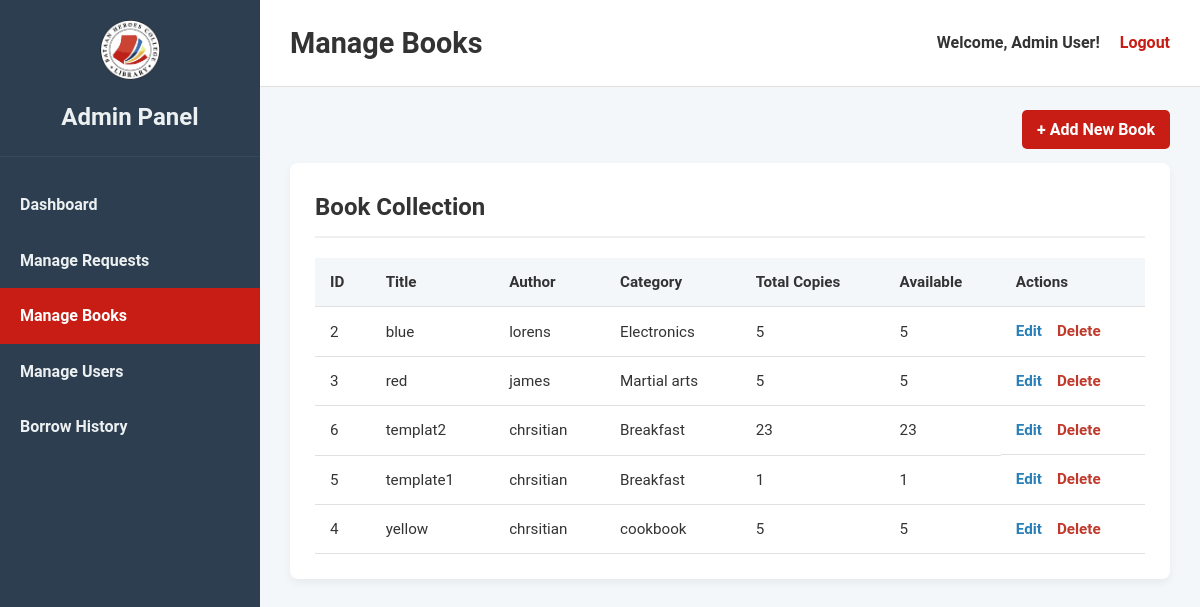
Page /frontend/manage_books.php (signed in) on the committed database.
### tables this page shows
CREATE TABLE `books` (
  `book_id` int(11) NOT NULL,
  `book_name` varchar(255) NOT NULL,
  `book_description` text DEFAULT NULL,
  `category` varchar(255) NOT NULL,
  `favorite` tinyint(1) NOT NULL DEFAULT 0,
  `author` varchar(255) DEFAULT NULL,
  `publication_year` year(4) DEFAULT NULL,
  `total_copies` int(11) NOT NULL DEFAULT 1,
  `available_copies` int(11) NOT NULL DEFAULT 1,
  `book_image_path` varchar(255) DEFAULT NULL
);

### frontend/manage_books.php (the view, shortened to what this page needs)
<?php
include '../backend/db_connect.php';
$sql_books = "SELECT * FROM books ORDER BY book_name ASC";
$all_books = $conn->query($sql_books);
$welcome_message = "Welcome, " . htmlspecialchars($_SESSION['fullname']) . "!";
?>
<!DOCTYPE html>
<html lang="en">
<head>
    <link rel="stylesheet" href="admin_styles.css">
</head>
<body>
    <div class="admin-container">
        <aside class="sidebar">
            <div class="sidebar-header">
                <img src="LIBRARY_LOGO.png" alt="Logo" class="sidebar-logo">
                <h2>Admin Panel</h2>
            </div>
            <nav class="sidebar-nav">
                <ul>
                    <li><a href="admin_dashboard.php">Dashboard</a></li>
                    <li><a href="manage_requests.php">Manage Requests</a></li>
                    <li><a href="manage_books.php" class="active">Manage Books</a></li>
                    <li><a href="manage_users.php">Manage Users</a></li>
                    <li><a href="borrow_history.php">Borrow History</a></li>
                </ul>
            </nav>
        </aside>
        <div class="main-wrapper">
            <header class="main-header">
                <h1>Manage Books</h1>
                <div class="user-info">
                    <span><?php echo $welcome_message; ?></span>
                    <a href="../backend/logout.php">Logout</a>
                </div>
            </header>
            <main class="main-content">
                <div class="action-bar">
                    <a href="add_book.php" class="add-new-btn">+ Add New Book</a>
                </div>
                <section class="content-section">
                    <h2>Book Collection</h2>
                    <div class="table-container">
                        <table>
                            <thead>
                                <tr>
                                    <th>ID</th>
                                    <th>Title</th>
                                    <th>Author</th>
                                    <th>Category</th>
                                    <th>Total Copies</th>
                                    <th>Available</th>
                                    <th>Actions</th>
                                </tr>
                            </thead>
                            <tbody>
                                <?php if ($all_books->num_rows > 0): ?>
                                    <?php while($book = $all_books->fetch_assoc()): ?>
                                        <tr>
                                            <td><?php echo htmlspecialchars($book['book_id']); ?></td>
                                            <td><?php echo htmlspecialchars($book['book_name']); ?></td>
                                            <td><?php echo htmlspecialchars($book['author']); ?></td>
                                            <td><?php echo htmlspecialchars($book['category']); ?></td>
                                            <td><?php echo htmlspecialchars($book['total_copies']); ?></td>
                                            <td><?php echo htmlspecialchars($book['available_copies']); ?></td>
                                            <td class="action-links">
                                                <a href="edit_book.php?id=<?php echo $book['book_id']; ?>" class="edit-link">Edit</a>
                                                <form action="../backend/book_handler.php" method="POST" onsubmit="return confirm('Are you sure you want to delete this book?');">
                                                    <button type="submit" class="delete-btn">Delete</button>
                                                </form>
                                            </td>
                                        </tr>
                                    <?php endwhile; ?>
                                <?php else: ?>
                                    <tr>
                                        <td colspan="7">No books found in the library.</td>
                                    </tr>
                                <?php endif; ?>
                            </tbody>
                        </table>
                    </div>
                </section>
            </main>
        </div>
    </div>
</body>
</html>

### frontend/admin_styles.css (style rules this page uses)
* { box-sizing: border-box; margin: 0; padding: 0; }
body { font-family: "Roboto", sans-serif; line-height: 1.6; background-color: #f4f7fa; color: #333; }
.admin-container { display: flex; min-height: 100vh; }
.sidebar { width: 260px; background-color: #2c3e50; color: #ecf0f1; display: flex; flex-direction: column; flex-shrink: 0; }
.sidebar-header { padding: 20px; text-align: center; border-bottom: 1px solid #34495e; }
.sidebar-logo { max-width: 60px; margin-bottom: 10px; }
.sidebar-nav ul { list-style: none; padding: 20px 0; }
.sidebar-nav ul li a { display: block; color: #ecf0f1; text-decoration: none; padding: 15px 20px; font-weight: bold; transition: background-color 0.3s, padding-left 0.3s; }
.sidebar-nav ul li a.active { background-color: #c81d14; color: #fff; }
.main-wrapper { flex: 1; display: flex; flex-direction: column; }
.main-header { background-color: #ffffff; padding: 20px 30px; border-bottom: 1px solid #e0e0e0; display: flex; justify-content: space-between; align-items: center; }
.main-header h1 { font-size: 1.8rem; }
.user-info { display: flex; align-items: center; gap: 20px; }
.user-info span { font-weight: bold; }
.user-info a { color: #c81d14; text-decoration: none; font-weight: bold; transition: color 0.3s; }
.main-content { padding: 30px; flex-grow: 1; }
.content-section { background-color: #ffffff; padding: 25px; border-radius: 8px; box-shadow: 0 4px 8px rgba(0, 0, 0, 0.05); }
.content-section h2, .request-section h2 { margin-bottom: 20px; border-bottom: 2px solid #f0f0f0; padding-bottom: 10px; }
.table-container { overflow-x: auto; }
table { width: 100%; border-collapse: collapse; font-size: 0.95rem; }
table thead { background-color: #f4f7fa; }
table th, table td { padding: 12px 15px; text-align: left; border-bottom: 1px solid #e0e0e0; }
.action-bar { margin-bottom: 20px; text-align: right; }
.add-new-btn { background-color: #c81d14; color: white; padding: 10px 15px; border-radius: 5px; text-decoration: none; font-weight: bold; transition: background-color 0.3s; }
.action-links { display: flex; gap: 15px; align-items: center; }
.edit-link { color: #2980b9; font-weight: bold; text-decoration: none; }
.delete-btn { background: none; border: none; color: #c0392b; font-weight: bold; cursor: pointer; padding: 0; font-size: inherit; font-family: inherit; }

### rows in the picture
books: book_id "2", book_name "blue", author "lorens", category "Electronics", total_copies "5", available_copies "5"
books: book_id "3", book_name "red", author "james", category "Martial arts", total_copies "5", available_copies "5"
books: book_id "6", book_name "templat2", author "chrsitian", category "Breakfast", total_copies "23", available_copies "23"
books: book_id "5", book_name "template1", author "chrsitian", category "Breakfast", total_copies "1", available_copies "1"
books: book_id "4", book_name "yellow", author "chrsitian", category "cookbook", total_copies "5", available_copies "5"

### other values in the picture
$welcome_message "Welcome, Admin User!"
